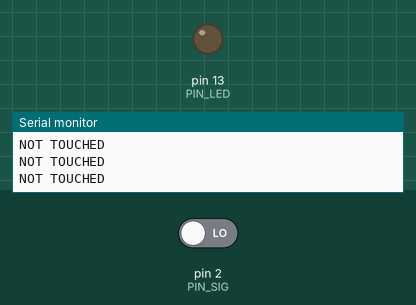
This sketch was run on a simulated Arduino Uno, built with avr-gcc and run on an emulated ATmega328P. Shown: output pins drawn as LEDs (lit = HIGH), the last lines printed to the serial monitor. Inputs (shaded band) come from the test bench; at power-on: pin 2 (PIN_SIG) LOW.

Above: at 1.8 s.
1.9 s: pin 2 (PIN_SIG) driven HIGH
At 3.2 s:
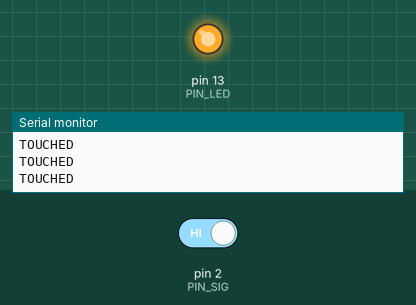
3.5 s: pin 2 (PIN_SIG) driven LOW
At 4.6 s:
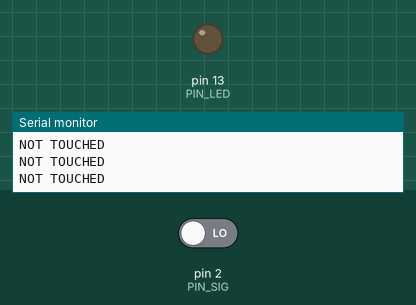
Timing chart, 0 to 6.5 s (numbered marks = the images above; inputs shaded):
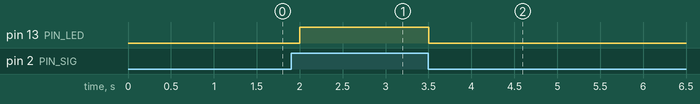

Measured:
- after the input at 1.9 s, pin 13 (PIN_LED): LOW → HIGH after 0.10 s
- after the input at 3.5 s, pin 13 (PIN_LED): HIGH → LOW at once

The sketch:

TouchSensorTest.ino
```cpp
const int PIN_SIG = 2;
const int PIN_LED = 13;

void setup()
{
  // put your setup code here, to run once:
  Serial.begin(9600);
  pinMode(PIN_SIG, INPUT);
  pinMode(PIN_LED, OUTPUT);
}

void loop()
{
  // put your main code here, to run repeatedly:
  int touchValue = digitalRead(PIN_SIG);

  if(touchValue == HIGH)
  {
    digitalWrite(PIN_LED, HIGH);
    Serial.println("TOUCHED");
  }
  else
  {
    digitalWrite(PIN_LED, LOW);
    Serial.println("NOT TOUCHED");
  }

  delay(500);
}
```
